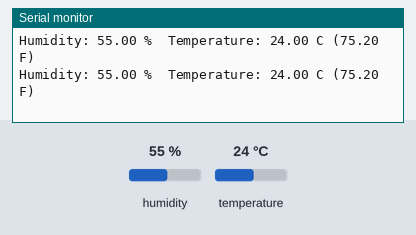
Recording of a sketch running on a simulated ESP8266 (NodeMCU). Parts: the last lines printed to the serial monitor. Inputs (shaded band) come from the test bench; at power-on: humidity 55 %, temperature 24 °C.

Above: at 4.8 s.
4.9 s: humidity set to 22 %
At 6.9 s:
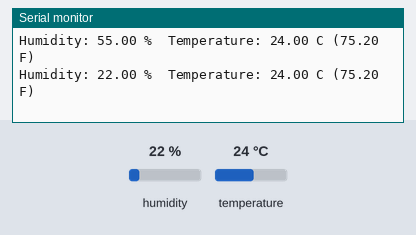
7.9 s: temperature set to 12 °C
At 9.2 s:
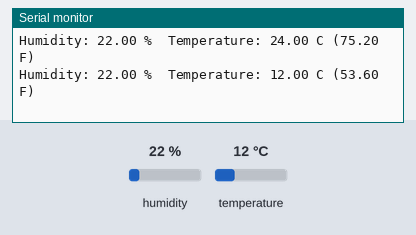
10.9 s: humidity set to 40 %
At 12.8 s:
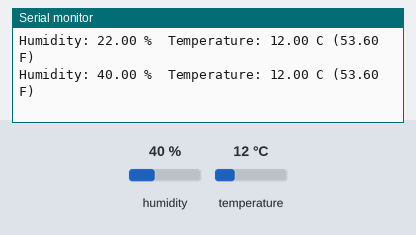
Timing chart, 0 to 14.3 s (numbered marks = the images above; inputs shaded):
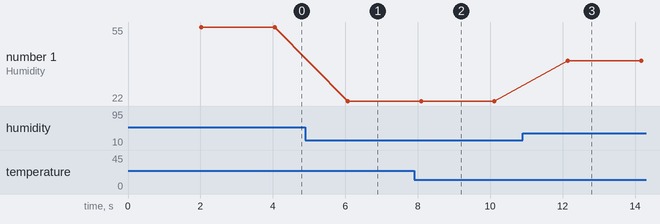

The sketch:

dhp.ino
```cpp
#include <DHT.h>

#define DHTPIN D4
#define DHTTYPE DHT11

DHT dht(DHTPIN, DHTTYPE);

void setup() {
  Serial.begin(9600);
  dht.begin();
}

void loop() {
  delay(2000);

  float h = dht.readHumidity();
  float tC = dht.readTemperature();
  float tF = dht.readTemperature(true);

  if (isnan(h) || isnan(tC)) {
    return;
  }

  Serial.print(F("Humidity: "));
  Serial.print(h);
  Serial.print(F(" %  Temperature: "));
  Serial.print(tC);
  Serial.print(F(" C ("));
  Serial.print(tF);
  Serial.println(F(" F)"));
}
```

Measured:
- after the input at 4.9 s, the serial monitor: prints a new line after 1.2 s (image 1)
- after the input at 7.9 s, the serial monitor: prints a new line after 0.19 s (image 2)
- after the input at 10.9 s, the serial monitor: prints a new line after 1.2 s (image 3)
- plotted number 1: 55 → 22 after the input at 4.9 s, 22 → 40 after the input at 10.9 s
